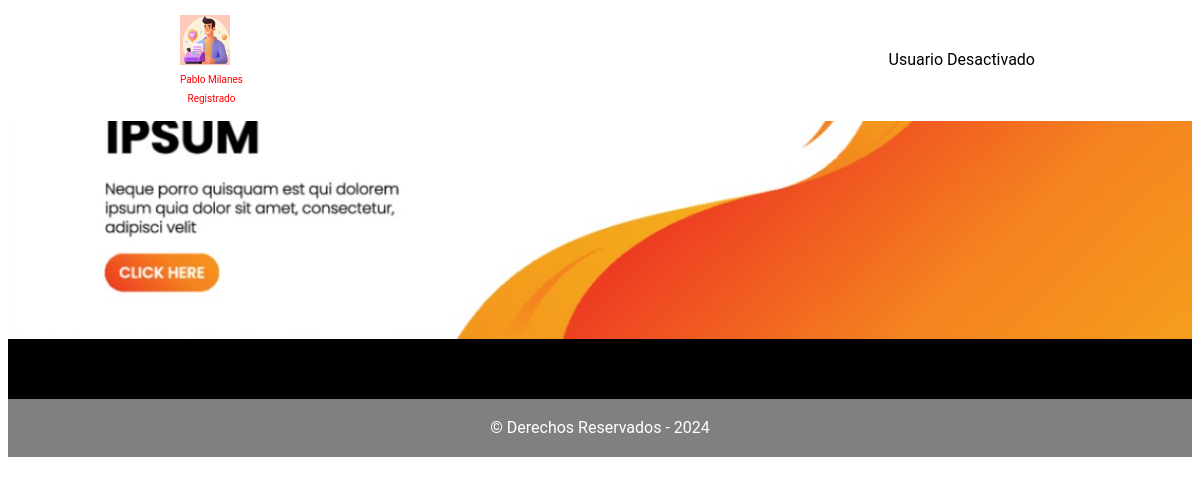
Screenshot of /Registro/php/pantalla_inicial.php?usuarioId=3 with the database file from the repository.
### tables this page shows
CREATE TABLE `usuariodatos`  (
  `usuarioDatosId` int NOT NULL AUTO_INCREMENT,
  `usuarioId` int NOT NULL,
  `UsuarioDatosNombre` text NOT NULL,
  `UsuarioDatosApellido` text NOT NULL,
  PRIMARY KEY (`usuarioDatosId`) USING BTREE
);

CREATE TABLE `permisos`  (
  `permisosId` int NOT NULL AUTO_INCREMENT,
  `usuarioId` int NOT NULL,
  `permisoNombre` text NOT NULL,
  `permisoCod` int NOT NULL,
  `permisoActivo` int NOT NULL DEFAULT 1,
  PRIMARY KEY (`permisosId`) USING BTREE
);

### Registro/php/pantalla_inicial.php (the view, shortened to what this page needs)
<?php
	include("../conn/conecmysql.php");
	$usuario_id = $_REQUEST['usuarioId'];
	$usuario_activo = $_REQUEST['usuarioActivo'];
	$sql = "SELECT * FROM usuariodatos WHERE usuarioId = '$usuario_id'";
	$query = mysqli_query($conexion, $sql);
	while ($row = mysqli_fetch_array($query)){
		$usuario_nombre = $row['UsuarioDatosNombre'];
		$usuario_apellido = $row['UsuarioDatosApellido'];
	}
	$sql2 = "SELECT * FROM permisos WHERE usuarioId = '$usuario_id'";
	$query2 = mysqli_query($conexion, $sql2);
	while ($row2 = mysqli_fetch_array($query2)){
		$permiso_nombre = $row2['permisoNombre'];
		$permiso_cod = $row2['permisoCod'];
	}
?>
<!DOCTYPE html>
<html>
<head>
	<link rel="stylesheet" type="text/css" href="../css/normalize.css">
	<link rel="stylesheet" type="text/css" href="../css/style.css">
</head>
<body>
	<header>
	<div class='container'>
		<a href="../index.php">
			<img src="../img/logo.png" height="50px" class="header-logo">
			<div align="center"><font size="1px"><?=$usuario_nombre." ".$usuario_apellido?></font>
			</div>
			<div align="center"><font size="1px"><?=$permiso_nombre?></font>
			</div>
		</a>
		<?php
			if($usuario_activo==1){
		?>
		<nav>
			<a href='pantalla_inicial.php?usuarioId=<?=$usuario_id ?>&usuarioActivo=<?=$usuario_activo?>'>Inicio</a>
			<a href="datos.php?usuarioId=<?=$usuario_id ?>&usuarioActivo=<?=$usuario_activo?>">Datos Personales</a>
			<a href="registro.php?usuarioId=<?=$usuario_id ?>&usuarioActivo=<?=$usuario_activo?>">Registros</a>
			<?php
			if($permiso_cod==1){
			?>
			<a href="usuarios.php?usuarioId=<?=$usuario_id ?>&usuarioActivo=<?=$usuario_activo?>">Usuarios</a>
			<?php } ?>
		</nav>
	<?php }else{
		echo "Usuario Desactivado";
	} ?>
	</div>
</header>
<main>
		<section id="inicio">
			<img src="../img/banner.png">
			<div class="bloque-inicio">
				<h1>Bienvenido </h1>
			</div>
		</section>
</main>
</body>
<footer>
			<div class="barra-footer">
				&copy; Derechos Reservados - 2024
			</div>
	</footer>
</html>

### Registro/css/style.css (style rules this page uses)
* { box-sizing: border-box; }
body { font-family: Roboto; background-image: url(); background-repeat: no-repeat; background-position: center; }
a { display: inline-block; }
header { padding: 15px 0; position: fixed; top: 0; left: 0; width: 100%; z-index: 2; background-color: white; }
header .container { display: flex; justify-content: space-between; align-items: center; }
header .container .header-logo { width: 50px; }
header .container a { color: red; text-decoration: none; margin: 0 15px; }
.container { width: 900px; margin: 0 auto; padding-right: 15px; padding-left: 15px; position: relative; }
#inicio { position: relative; }
#inicio img { width: 100%; display: block; }
#inicio .bloque-inicio { position: absolute; top: 35%; left: 50%; width: 400px; text-align: center; margin-left: -200px; }
#inicio .bloque-inicio h1 { color: white; font-size: 30px; }
footer { background-color: rgb(0, 0, 0); color: rgb(255, 255, 255); padding-top: 60px; }
footer .barra-footer { background-color: grey; text-align: center; padding-left: 15px; padding-right: 15px; padding-top: 20px; padding-bottom: 20px; }

### rows the page displays
usuariodatos: UsuarioDatosNombre "Pablo", UsuarioDatosApellido "Milanes"
permisos: permisoNombre "Registrado"
